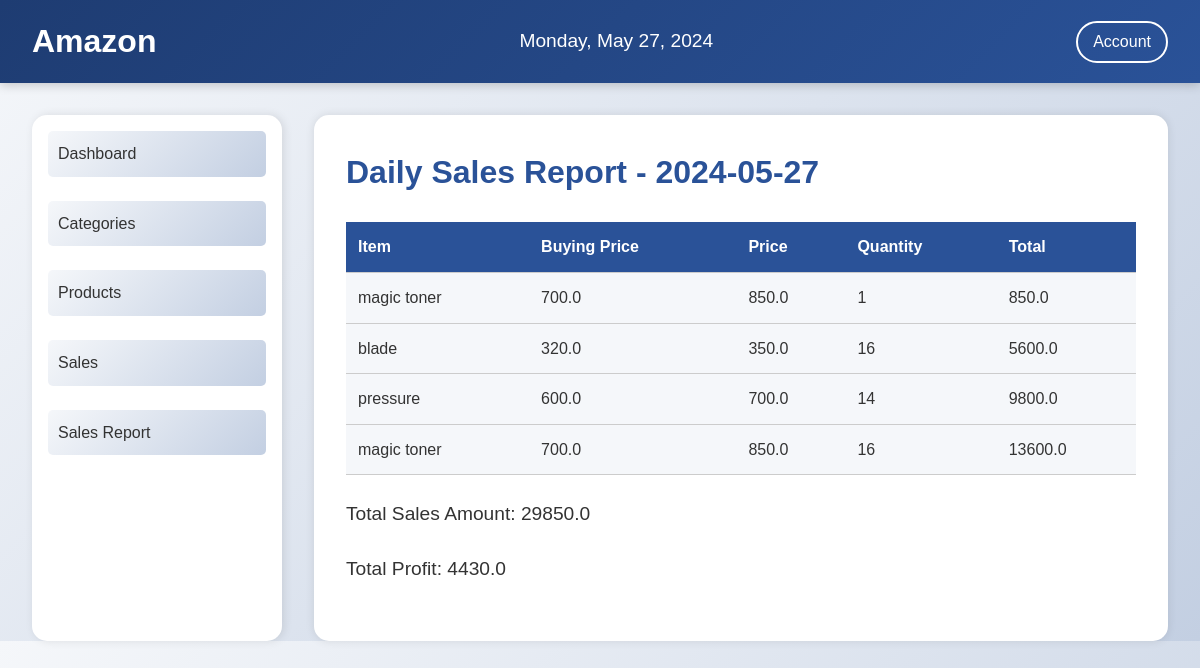
The page /daily_sales on the database its author committed.
### app.py (models this page shows, shortened)
class Sale(db.Model):
    id = db.Column(db.Integer, primary_key=True)
    item = db.Column(db.String(100), nullable=False)
    price = db.Column(db.Float, nullable=False)
    quantity = db.Column(db.Integer, nullable=False)
    total = db.Column(db.Float, nullable=False)
    date = db.Column(db.Date, nullable=False)
    product_id = db.Column(db.Integer, db.ForeignKey('product.id'))  # Add a foreign key to the Product model
    product = db.relationship('Product', backref=db.backref('sales', lazy=True))  # Establish a one-to-many relationship

class Product(db.Model):
    id = db.Column(db.Integer, primary_key=True)
    name = db.Column(db.String(100), nullable=False)
    category_id = db.Column(db.Integer, db.ForeignKey('category.id'), nullable=True, default=None)  # Default to None
    quantity = db.Column(db.Integer, nullable=False)
    buying_price = db.Column(db.Float, nullable=False)
    selling_price = db.Column(db.Float, nullable=False)
    date_added = db.Column(db.Date, nullable=False, default=datetime.utcnow)
    category = db.relationship('Category', backref=db.backref('products', lazy=True))

### app.py (the view)
@app.route('/daily_sales')
def daily_sales():
    current_date = date.today()
    sales = db.session.query(Sale, Product).filter(Sale.date == current_date).join(Product).all()
    sales_data = []
    for sale, product in sales:
        sale_data = {
            'id': sale.id,
            'item': sale.item,
            'price': sale.price,
            'quantity': sale.quantity,
            'total': sale.total,
            'date': sale.date,
            'product_name': product.name,
            'buying_price': product.buying_price if product else None
        }
        sales_data.append(sale_data)
    total_sales_amount = sum(sale.total for sale, _ in sales)
    total_profit = 0
    for sale, product in sales:
        if product and product.buying_price:
            total_profit += sale.total - (product.buying_price * sale.quantity)
    return render_template('daily_sales_report.html',
                           sales=sales_data,
                           total_sales_amount=total_sales_amount,
                           total_profit=total_profit,
                           current_date=current_date)

### templates/daily_sales_report.html (shortened to what this page needs)
<!DOCTYPE html>
<html lang="en">
<head>
    <link rel="stylesheet" href="../static/css/daily_sales.css">
</head>
<body>
    <header>
        <div class="header-left">
            <div class="logo">
                <h1>Amazon</h1>
            </div>
        </div>
        <div class="header-middle">
            <div class="date">
            </div>
        </div>
        <div class="header-right">
            <div class="dropdown">
                <button class="dropbtn">Account</button>
            </div>
        </div>
    </header>
    <main>
        <div class="sections-container">
            <aside>
                <nav class="section1">
                    <ul>
                        <li><a href="{{ url_for('admin_dashboard') }}">Dashboard</a></li>
                        <li class="dropdown" id="categoriesDropdown">
                            <a href="#">Categories</a>
                        </li>
                        <li class="dropdown">
                            <a href="#">Products</a>
                        </li>
                        <li class="dropdown">
                            <a href="#">Sales</a>
                        </li>
                        <li class="dropdown">
                            <a href="#">Sales Report</a>
                        </li>
                    </ul>
                </nav>
            </aside>
            <article>
                <h1>Daily Sales Report - {{ current_date }}</h1>
                <table>
                    <thead>
                        <tr>
                            <th>Item</th>
                            <th>Buying Price</th>
                            <th>Price</th>
                            <th>Quantity</th>
                            <th>Total</th>
                        </tr>
                    </thead>
                    <tbody>
                        {% for sale in sales %}
                        <tr>
                            <td>{{ sale.item }}</td>
                            <td>{{ sale.buying_price }}</td>
                            <td>{{ sale.price }}</td>
                            <td>{{ sale.quantity }}</td>
                            <td>{{ sale.total }}</td>
                        </tr>
                        {% endfor %}
                    </tbody>
                </table>
                <p>Total Sales Amount: {{ total_sales_amount }}</p>
                <p>Total Profit: {{ total_profit }}</p>
            </article>
        </div>
    </main>
</body>
</html>

### static/css/daily_sales.css (style rules this page uses)
* { margin: 0; padding: 0; box-sizing: border-box; }
body { font-family: 'Arial', sans-serif; background: linear-gradient(135deg, #f5f7fa, #c3cfe2); color: #333; line-height: 1.6; }
header { display: flex; justify-content: space-between; align-items: center; background: linear-gradient(135deg, #1e3c72, #2a5298); color: white; padding: 1rem 2rem; box-shadow: 0 2px 10px rgba(0, 0, 0, 0.2); }
.header-left h1 { margin: 0; font-size: 2rem; font-family: 'Trebuchet MS', sans-serif; animation: bounce 2s infinite; }
.header-middle .date { font-size: 1.2rem; }
.header-right .dropdown { position: relative; display: inline-block; }
.header-right .dropbtn { background-color: transparent; color: white; padding: 10px 15px; font-size: 1rem; border: 2px solid white; border-radius: 25px; cursor: pointer; transition: background-color 0.3s, color 0.3s; }
main { display: flex; margin-top: 2rem; padding: 0 2rem; }
.sections-container { display: flex; width: 100%; justify-content: space-between; }
aside { width: 250px; background: #fff; padding: 1rem; box-shadow: 2px 0 10px rgba(0, 0, 0, 0.1); border-radius: 15px; overflow-y: auto; }
aside nav ul { list-style: none; padding: 0; }
aside nav ul li { margin-bottom: 1.5rem; }
aside nav ul li a { color: #333; text-decoration: none; display: block; padding: 10px; border-radius: 5px; background: linear-gradient(135deg, #f5f7fa, #c3cfe2); transition: transform 0.3s, background 0.3s, color 0.3s; }
article { flex: 1; margin-left: 2rem; padding: 2rem; background: #fff; box-shadow: 0 0 10px rgba(0, 0, 0, 0.1); border-radius: 15px; animation: fadeIn 1s ease-in-out; }
article h1 { font-size: 2rem; margin-bottom: 1.5rem; color: #2a5298; }
table { width: 100%; border-collapse: collapse; margin-bottom: 1.5rem; }
th, td { padding: 0.75rem; text-align: left; border-bottom: 1px solid #ccc; }
th { background-color: #2a5298; color: white; }
td { background-color: #f5f7fa; }
p { font-size: 1.2rem; margin-bottom: 1.5rem; color: #333; }

### rows shown on the page
Sale: item "magic toner", buying_price "700.0", price "850.0", quantity "1", total "850.0"
Sale: item "blade", buying_price "320.0", price "350.0", quantity "16", total "5600.0"
Sale: item "pressure", buying_price "600.0", price "700.0", quantity "14", total "9800.0"
Sale: item "magic toner", price "850.0", total "13600.0"
Product: buying_price "700.0"

### other values the page prints
{{ sale.quantity }} "16"
{{ total_sales_amount }} "29850.0"
{{ total_profit }} "4430.0"
